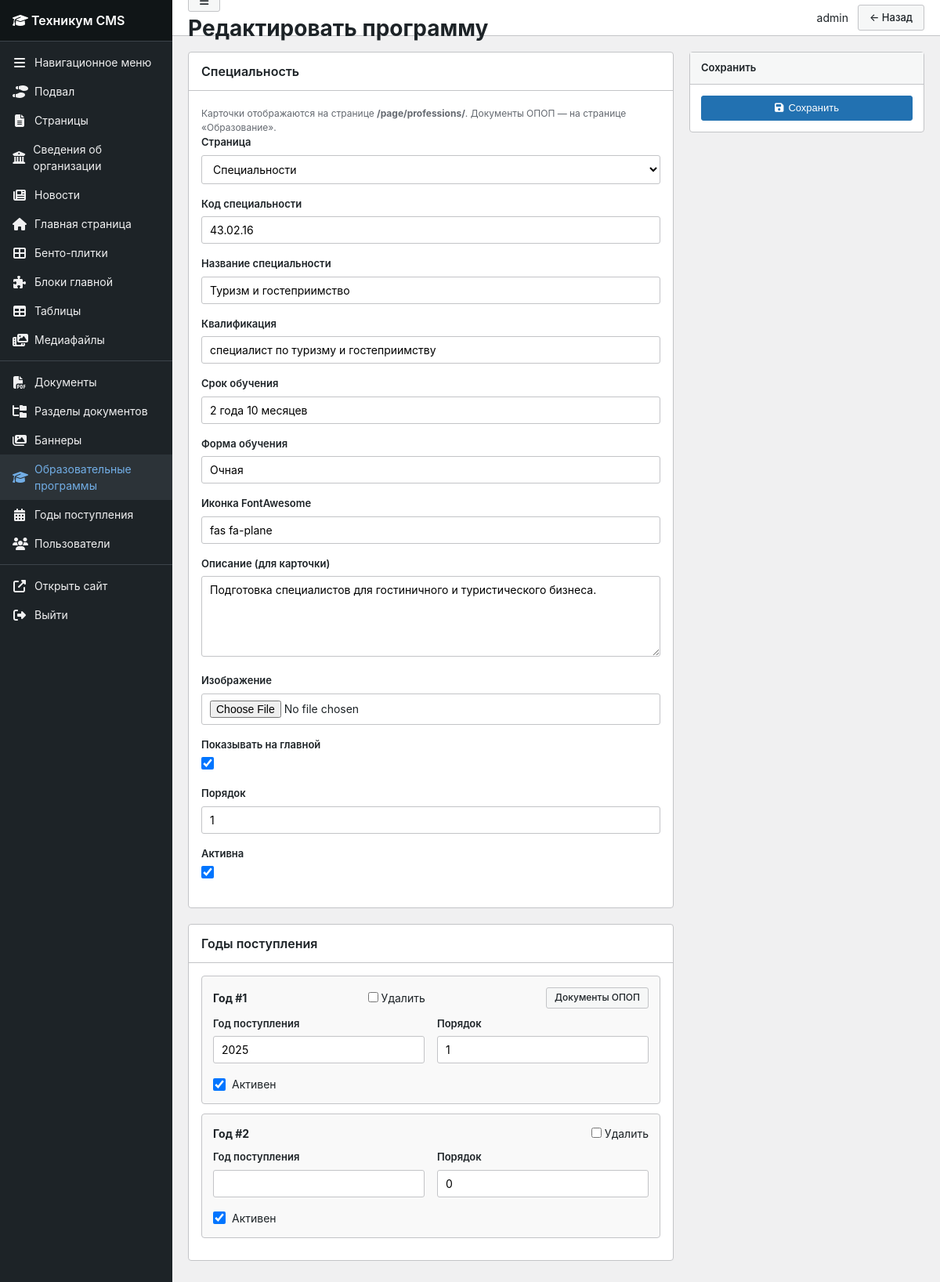
/panel/programs/1/edit/ (signed in), run on the app's committed database.
### cms/models.py (models this page shows, shortened)
class EducationalProgram(models.Model):
    page = models.ForeignKey(
        Page,
        on_delete=models.CASCADE,
        related_name='edu_programs',
        verbose_name='Страница',
        null=True, blank=True
    )
    code = models.CharField('Код специальности', max_length=20, blank=True)
    title = models.CharField('Название специальности', max_length=300)
    qualification = models.CharField('Квалификация', max_length=200, blank=True)
    duration = models.CharField('Срок обучения', max_length=100, blank=True)
    form = models.CharField('Форма обучения', max_length=100, blank=True, default='Очная')
    icon = models.CharField(
        'Иконка FontAwesome',
        max_length=100,
        default='fas fa-graduation-cap',
        blank=True,
        help_text='Например: fas fa-calculator',
    )
    description = models.TextField('Описание (для карточки)', blank=True)
    image = models.ImageField('Изображение', upload_to='programs/', blank=True)
    show_on_homepage = models.BooleanField('Показывать на главной', default=True)
    order = models.IntegerField('Порядок', default=0)
    is_active = models.BooleanField('Активна', default=True)
    class Meta:
        verbose_name = 'Образовательная программа'
        verbose_name_plural = 'Образовательные программы'
        ordering = ['order', 'code']

### cms/panel_views.py (the view)
# urls.py: path('programs/<int:pk>/edit/', panel_views.program_edit, name='program_edit'),
@staff_required
def program_edit(request, pk=None):
    program = get_object_or_404(EducationalProgram, pk=pk) if pk else None
    if request.method == 'POST':
        form = EducationalProgramForm(request.POST, request.FILES, instance=program)
        formset = AdmissionYearFormSet(request.POST, instance=program) if program else None
        if form.is_valid():
            program = form.save()
            if not pk:
                formset = AdmissionYearFormSet(request.POST, instance=program)
            if formset and _handle_formset(formset, request):
                messages.success(request, 'Программа сохранена')
                return redirect('panel:program_edit', pk=program.pk)
            elif formset and not formset.is_valid():
                messages.error(request, 'Проверьте годы поступления')
            else:
                messages.success(request, 'Программа сохранена')
                return redirect('panel:program_edit', pk=program.pk)
    else:
        form = EducationalProgramForm(instance=program)
        formset = AdmissionYearFormSet(instance=program) if program else None
    return render(request, 'panel/program_form.html', {
        'form': form,
        'formset': formset,
        'object': program,
        'active_menu': 'programs',
        'title': 'Редактировать программу' if program else 'Добавить программу',
        'back_url': reverse('panel:program_list'),
    })

### templates/panel/program_form.html (shortened to what this page needs)
{% extends 'panel/base.html' %}
{% block topbar_actions %}
<a href="{{ back_url }}" class="btn btn-secondary">← Назад</a>
{% endblock %}
{% block content %}
<form method="post" enctype="multipart/form-data">
    <div class="meta-boxes">
        <div>
            <div class="wp-card">
                <div class="wp-card-header"><h2>Специальность</h2></div>
                <div class="wp-card-body">
                    <p class="form-help">Карточки отображаются на странице <strong>/page/professions/</strong>. Документы ОПОП — на странице «Образование».</p>
                    {% for field in form %}
                    <div class="form-group">
                        <label>{{ field.label }}</label>
                        {{ field }}
                    </div>
                    {% endfor %}
                </div>
            </div>
            {% if formset and object %}
            <div class="wp-card">
                <div class="wp-card-header"><h2>Годы поступления</h2></div>
                <div class="wp-card-body">
                    {% for f in formset %}
                    <div class="formset-row">
                        <div class="formset-header">
                            <strong>Год #{{ forloop.counter }}</strong>
                            {% if f.DELETE %}<label>{{ f.DELETE }} Удалить</label>{% endif %}
                            {% if f.instance.pk %}
                            <a href="{% url 'panel:program_docs' f.instance.pk %}" class="btn btn-sm btn-secondary">Документы ОПОП</a>
                            {% endif %}
                        </div>
                        <div class="form-row">
                            <div class="form-group">
                                <label>{{ f.year.label }}</label>
                                {{ f.year }}
                            </div>
                            <div class="form-group">
                                <label>{{ f.order.label }}</label>
                                {{ f.order }}
                            </div>
                        </div>
                        <div class="form-check">{{ f.is_active }} <label>{{ f.is_active.label }}</label></div>
                    </div>
                    {% endfor %}
                </div>
            </div>
            {% endif %}
        </div>
        <div>
            <div class="meta-box">
                <div class="meta-box-title">Сохранить</div>
                <div class="meta-box-body">
                    <button type="submit" class="btn btn-primary" style="width:100%;justify-content:center;">
                        <i class="fas fa-save"></i> Сохранить
                    </button>
                </div>
            </div>
        </div>
    </div>
</form>
{% endblock %}

### templates/panel/base.html (shortened to what this page needs)
{% load static %}
<!DOCTYPE html>
<html lang="ru">
<head>
    <link rel="stylesheet" href="https://cdnjs.cloudflare.com/ajax/libs/font-awesome/6.4.0/css/all.min.css">
    <link rel="stylesheet" href="{% static 'panel/admin.css' %}">
</head>
<body class="{% block body_class %}{% endblock %}">
<div class="wp-admin">
    <aside class="wp-sidebar" id="wp-sidebar">
        <div class="wp-sidebar-logo">
            <a href="{% url 'panel:dashboard' %}"><i class="fas fa-graduation-cap"></i> <span>Техникум CMS</span></a>
        </div>
        <ul class="wp-menu">
            <li class="wp-menu-item {% if active_menu == 'menu' %}active{% endif %}">
                <a href="{% url 'panel:menu_list' %}"><i class="fas fa-bars"></i> <span>Навигационное меню</span></a>
            </li>
            <li class="wp-menu-item {% if active_menu == 'footer' %}active{% endif %}">
                <a href="{% url 'panel:footer' %}"><i class="fas fa-shoe-prints"></i> <span>Подвал</span></a>
            </li>
            <li class="wp-menu-item {% if active_menu == 'pages' %}active{% endif %}">
                <a href="{% url 'panel:page_list' %}"><i class="fas fa-file-lines"></i> <span>Страницы</span></a>
            </li>
            <li class="wp-menu-item {% if active_menu == 'organization' %}active{% endif %}">
                <a href="{% url 'panel:organization_hub' %}"><i class="fas fa-building-columns"></i> <span>Сведения об организации</span></a>
            </li>
            <li class="wp-menu-item {% if active_menu == 'news' %}active{% endif %}">
                <a href="{% url 'panel:news_list' %}"><i class="fas fa-newspaper"></i> <span>Новости</span></a>
            </li>
            <li class="wp-menu-item {% if active_menu == 'homepage' %}active{% endif %}">
                <a href="{% url 'panel:homepage' %}"><i class="fas fa-house"></i> <span>Главная страница</span></a>
            </li>
            <li class="wp-menu-item {% if active_menu == 'quicklinks' %}active{% endif %}">
                <a href="{% url 'panel:quicklink_list' %}"><i class="fas fa-th-large"></i> <span>Бенто-плитки</span></a>
            </li>
            <li class="wp-menu-item {% if active_menu == 'homeblocks' %}active{% endif %}">
                <a href="{% url 'panel:homeblock_list' %}"><i class="fas fa-puzzle-piece"></i> <span>Блоки главной</span></a>
            </li>
            <li class="wp-menu-item {% if active_menu == 'tables' %}active{% endif %}">
                <a href="{% url 'panel:table_list' %}"><i class="fas fa-table"></i> <span>Таблицы</span></a>
            </li>
            <li class="wp-menu-item {% if active_menu == 'media' %}active{% endif %}">
                <a href="{% url 'panel:media' %}"><i class="fas fa-photo-film"></i> <span>Медиафайлы</span></a>
            </li>
            <li class="wp-menu-separator"></li>
            <li class="wp-menu-item {% if active_menu == 'documents' %}active{% endif %}">
                <a href="{% url 'panel:document_list' %}"><i class="fas fa-file-pdf"></i> <span>Документы</span></a>
            </li>
            <li class="wp-menu-item {% if active_menu == 'docsections' %}active{% endif %}">
                <a href="{% url 'panel:docsection_list' %}"><i class="fas fa-folder-tree"></i> <span>Разделы документов</span></a>
            </li>
            <li class="wp-menu-item {% if active_menu == 'banners' %}active{% endif %}">
                <a href="{% url 'panel:banner_list' %}"><i class="fas fa-images"></i> <span>Баннеры</span></a>
            </li>
            <li class="wp-menu-item {% if active_menu == 'programs' %}active{% endif %}">
                <a href="{% url 'panel:program_list' %}"><i class="fas fa-graduation-cap"></i> <span>Образовательные программы</span></a>
            </li>
            <li class="wp-menu-item {% if active_menu == 'admission_years' %}active{% endif %}">
                <a href="{% url 'panel:admission_year_list' %}"><i class="fas fa-calendar-alt"></i> <span>Годы поступления</span></a>
            </li>
            {% if request.user.is_superuser %}
            <li class="wp-menu-item {% if active_menu == 'users' %}active{% endif %}">
                <a href="{% url 'panel:user_list' %}"><i class="fas fa-users"></i> <span>Пользователи</span></a>
            </li>
            {% endif %}
            <li class="wp-menu-separator"></li>
            <li class="wp-menu-item">
                <a href="/" target="_blank"><i class="fas fa-external-link-alt"></i> <span>Открыть сайт</span></a>
            </li>
            <li class="wp-menu-item">
                <a href="{% url 'panel:logout' %}"><i class="fas fa-right-from-bracket"></i> <span>Выйти</span></a>
            </li>
        </ul>
    </aside>
    <div class="wp-main">
        <header class="wp-topbar">
            <div class="wp-topbar-left">
                <button type="button" class="btn btn-secondary btn-sidebar-toggle" id="btn-sidebar-toggle" title="Свернуть / развернуть меню" aria-label="Свернуть меню">
                    <i class="fas fa-bars"></i>
                </button>
                <h1>{{ title|default:"Панель управления" }}</h1>
            </div>
            <div class="wp-topbar-actions">
                <span>{{ request.user.get_full_name|default:request.user.username }}</span>
                {% block topbar_actions %}{% endblock %}
            </div>
        </header>
        <div class="wp-content">
            {% block content %}{% endblock %}
        </div>
    </div>
</div>
</body>
</html>

### data on the page
EducationalProgram: form "Специальности" "43.02.16" "Туризм и гостеприимство" "специалист по туризму и гостеприимству" "2 года 10 месяцев" "Очная" "fas fa-plane" "Подготовка специалистов для гостиничного и туристического бизнеса." "☑" "1" "☑"

### other printed values
{{ title|default:"Панель управления" }} "Редактировать программу"
{{ request.user.get_full_name|default:request.user.username }} "admin"
{{ field.label }} "Страница" "Код специальности" "Название специальности" "Квалификация" "Срок обучения" "Форма обучения" "Иконка FontAwesome" "Описание (для карточки)" "Изображение" "Показывать на главной" "Порядок" "Активна"
{{ f.year.label }} "Год поступления" "Год поступления"
{{ f.order.label }} "Порядок" "Порядок"
{{ f.is_active.label }} "Активен" "Активен"
